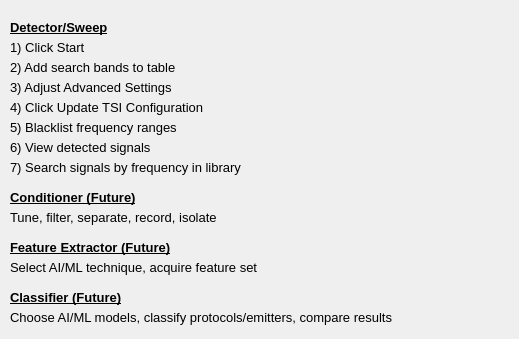
    <widget class="QWidget" name="page_2">
     <widget class="QLabel" name="label2_112">
      <property name="geometry">
       <rect>
        <x>10</x>
        <y>60</y>
        <width>220</width>
        <height>20</height>
       </rect>
      </property>
      <property name="font">
       <font>
        <pointsize>10</pointsize>
       </font>
      </property>
      <property name="text">
       <string>2) Add search bands to table</string>
      </property>
      <property name="alignment">
       <set>Qt::AlignLeading|Qt::AlignLeft|Qt::AlignTop</set>
      </property>
     </widget>
     <widget class="QLabel" name="label2_111">
      <property name="geometry">
       <rect>
        <x>10</x>
        <y>40</y>
        <width>220</width>
        <height>20</height>
       </rect>
      </property>
      <property name="font">
       <font>
        <pointsize>10</pointsize>
       </font>
      </property>
      <property name="text">
       <string>1) Click Start</string>
      </property>
      <property name="alignment">
       <set>Qt::AlignLeading|Qt::AlignLeft|Qt::AlignTop</set>
      </property>
     </widget>
     <widget class="QLabel" name="label2_122">
      <property name="geometry">
       <rect>
        <x>10</x>
        <y>100</y>
        <width>241</width>
        <height>20</height>
       </rect>
      </property>
      <property name="font">
       <font>
        <pointsize>10</pointsize>
       </font>
      </property>
      <property name="text">
       <string>4) Click Update TSI Configuration</string>
      </property>
      <property name="alignment">
       <set>Qt::AlignLeading|Qt::AlignLeft|Qt::AlignTop</set>
      </property>
     </widget>
     <widget class="QLabel" name="label2_151">
      <property name="geometry">
       <rect>
        <x>10</x>
        <y>120</y>
        <width>276</width>
        <height>20</height>
       </rect>
      </property>
      <property name="font">
       <font>
        <pointsize>10</pointsize>
       </font>
      </property>
      <property name="text">
       <string>5) Blacklist frequency ranges</string>
      </property>
      <property name="alignment">
       <set>Qt::AlignLeading|Qt::AlignLeft|Qt::AlignTop</set>
      </property>
     </widget>
     <widget class="QLabel" name="label2_152">
      <property name="geometry">
       <rect>
        <x>10</x>
        <y>140</y>
        <width>241</width>
        <height>20</height>
       </rect>
      </property>
      <property name="font">
       <font>
        <pointsize>10</pointsize>
       </font>
      </property>
      <property name="text">
       <string>6) View detected signals</string>
      </property>
      <property name="alignment">
       <set>Qt::AlignLeading|Qt::AlignLeft|Qt::AlignTop</set>
      </property>
     </widget>
     <widget class="QLabel" name="label2_153">
      <property name="geometry">
       <rect>
        <x>10</x>
        <y>160</y>
        <width>241</width>
        <height>20</height>
       </rect>
      </property>
      <property name="font">
       <font>
        <pointsize>10</pointsize>
       </font>
      </property>
      <property name="text">
       <string>7) Search signals by frequency in library</string>
      </property>
      <property name="alignment">
       <set>Qt::AlignLeading|Qt::AlignLeft|Qt::AlignTop</set>
      </property>
     </widget>
     <widget class="QLabel" name="label2_154">
      <property name="geometry">
       <rect>
        <x>10</x>
        <y>210</y>
        <width>275</width>
        <height>20</height>
       </rect>
      </property>
      <property name="font">
       <font>
        <pointsize>10</pointsize>
       </font>
      </property>
      <property name="text">
       <string>Tune, filter, separate, record, isolate</string>
      </property>
      <property name="alignment">
       <set>Qt::AlignLeading|Qt::AlignLeft|Qt::AlignTop</set>
      </property>
     </widget>
     <widget class="QLabel" name="label2_118">
      <property name="geometry">
       <rect>
        <x>10</x>
        <y>80</y>
        <width>220</width>
        <height>20</height>
       </rect>
      </property>
      <property name="font">
       <font>
        <pointsize>10</pointsize>
       </font>
      </property>
      <property name="text">
       <string>3) Adjust Advanced Settings</string>
      </property>
      <property name="alignment">
       <set>Qt::AlignLeading|Qt::AlignLeft|Qt::AlignTop</set>
      </property>
     </widget>
     <widget class="QLabel" name="label2_119">
      <property name="geometry">
       <rect>
        <x>10</x>
        <y>20</y>
        <width>220</width>
        <height>20</height>
       </rect>
      </property>
      <property name="font">
       <font>
        <pointsize>10</pointsize>
        <weight>75</weight>
        <bold>true</bold>
        <underline>true</underline>
       </font>
      </property>
      <property name="text">
       <string>Detector/Sweep</string>
      </property>
      <property name="alignment">
       <set>Qt::AlignLeading|Qt::AlignLeft|Qt::AlignTop</set>
      </property>
     </widget>
     <widget class="QLabel" name="label2_120">
      <property name="geometry">
       <rect>
        <x>10</x>
        <y>190</y>
        <width>220</width>
        <height>20</height>
       </rect>
      </property>
      <property name="font">
       <font>
        <pointsize>10</pointsize>
        <weight>75</weight>
        <bold>true</bold>
        <underline>true</underline>
       </font>
      </property>
      <property name="text">
       <string>Conditioner (Future)</string>
      </property>
      <property name="alignment">
       <set>Qt::AlignLeading|Qt::AlignLeft|Qt::AlignTop</set>
      </property>
     </widget>
     <widget class="QLabel" name="label2_121">
      <property name="geometry">
       <rect>
        <x>10</x>
        <y>240</y>
        <width>220</width>
        <height>20</height>
       </rect>
      </property>
      <property name="font">
       <font>
        <pointsize>10</pointsize>
        <weight>75</weight>
        <bold>true</bold>
        <underline>true</underline>
       </font>
      </property>
      <property name="text">
       <string>Feature Extractor (Future)</string>
      </property>
      <property name="alignment">
       <set>Qt::AlignLeading|Qt::AlignLeft|Qt::AlignTop</set>
      </property>
     </widget>
     <widget class="QLabel" name="label2_158">
      <property name="geometry">
       <rect>
        <x>10</x>
        <y>260</y>
        <width>400</width>
        <height>20</height>
       </rect>
      </property>
      <property name="font">
       <font>
        <pointsize>10</pointsize>
       </font>
      </property>
      <property name="text">
       <string>Select AI/ML technique, acquire feature set</string>
      </property>
      <property name="alignment">
       <set>Qt::AlignLeading|Qt::AlignLeft|Qt::AlignTop</set>
      </property>
     </widget>
     <widget class="QLabel" name="label2_126">
      <property name="geometry">
       <rect>
        <x>10</x>
        <y>290</y>
        <width>220</width>
        <height>20</height>
       </rect>
      </property>
      <property name="font">
       <font>
        <pointsize>10</pointsize>
        <weight>75</weight>
        <bold>true</bold>
        <underline>true</underline>
       </font>
      </property>
      <property name="text">
       <string>Classifier (Future)</string>
      </property>
      <property name="alignment">
       <set>Qt::AlignLeading|Qt::AlignLeft|Qt::AlignTop</set>
      </property>
     </widget>
     <widget class="QLabel" name="label2_159">
      <property name="geometry">
       <rect>
        <x>10</x>
        <y>310</y>
        <width>500</width>
        <height>20</height>
       </rect>
      </property>
      <property name="font">
       <font>
        <pointsize>10</pointsize>
       </font>
      </property>
      <property name="text">
       <string>Choose AI/ML models, classify protocols/emitters, compare results</string>
      </property>
      <property name="alignment">
       <set>Qt::AlignLeading|Qt::AlignLeft|Qt::AlignTop</set>
      </property>
     </widget>
    </widget>
